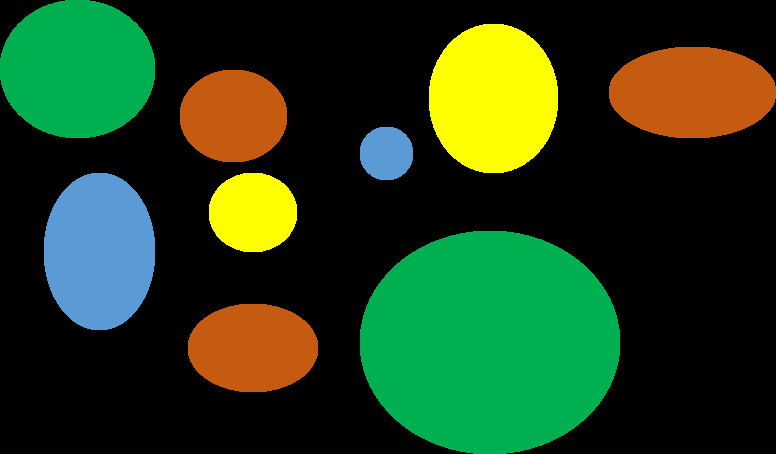
#> input picture TFG/Main Programs/taller-dron-Tello/Lib/imagenes/bolasDiferentesMedidas.png, 776 x 454 px
$ python bolaMasGrande.py
#> lines starting #> are read from the running program, lines starting #| are printed output that depends on the picture; after the words box and inside, x2 and y2 are one past the last pixel; in counts of white or black regions, pixels touching at a corner belong together
import cv2 as cv
import numpy as np

# Diccionario de colores con sus rangos HSV
color_ranges = {
    'amarillo': ([28, 100, 100], [32, 255, 255]),
    'naranja': ([10, 100, 100], [20, 255, 255]),
    'verde': ([50, 100, 100], [80, 255, 255]),
    'azul': ([100, 100, 100], [130, 255, 255])
}

img = cv.imread('imagenes/bolasDiferentesMedidas.png')
#> img is the input picture: shape (454, 776, 3); mean B, G, R 25.5, 61.1, 35.6
img = cv.resize(img, (720, 480))
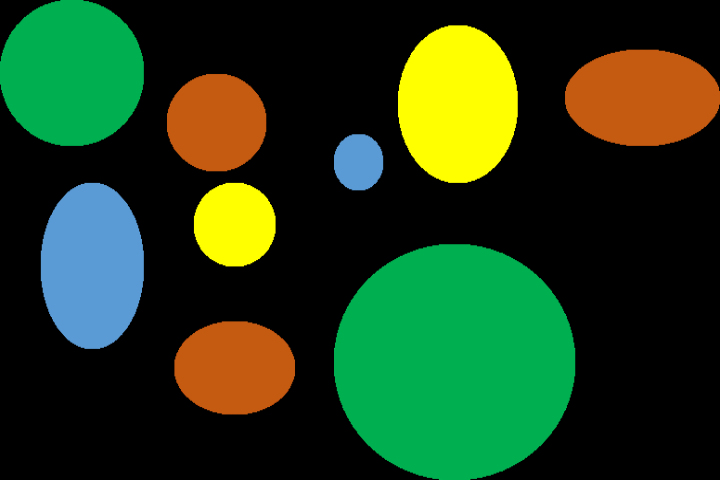
#> img: shape (480, 720, 3); mean B, G, R 25.5, 61.1, 35.6
hsv = cv.cvtColor(img, cv.COLOR_BGR2HSV)
#> hsv: shape (480, 720, 3); mean H, S, V 21.1, 88.1, 72.6

# Variables para guardar el contorno más grande
mayor_contorno = None
mayor_area = 0

kernel = np.ones((5, 5), np.uint8)

# Procesar cada color
for color, (lower, upper) in color_ranges.items():
    lower_np = np.array(lower)
    upper_np = np.array(upper)

    mask = cv.inRange(hsv, lower_np, upper_np)
    erosion = cv.erode(mask, kernel, iterations=2)
    erosion_dilate = cv.dilate(erosion, kernel, iterations=3)

    contours, _ = cv.findContours(erosion_dilate, cv.RETR_TREE, cv.CHAIN_APPROX_SIMPLE)

    for cnt in contours:
        area = cv.contourArea(cnt)
        if area > mayor_area:
            mayor_area = area
            mayor_contorno = cnt
#> this loop made 4 passes
#> pass 1, `mask = cv.inRange(hsv, lower_np, upper_np)`:
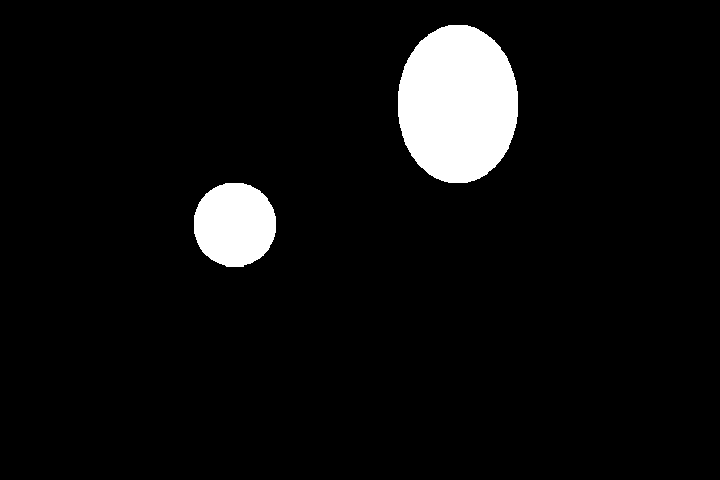
#> mask: shape (480, 720); 6% white; 2 white regions, box (x1, y1, x2, y2) and area: (398, 25, 518, 183) 15073, (194, 183, 276, 267) 5492
#> pass 1, `erosion_dilate = cv.dilate(erosion, kernel, iterations=3)`:
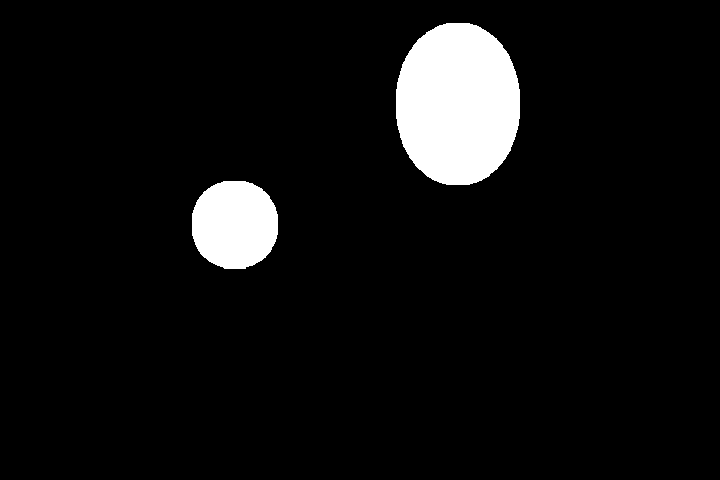
#> erosion_dilate: shape (480, 720); 6.5% white; 2 white regions, box (x1, y1, x2, y2) and area: (396, 23, 520, 185) 16201, (192, 181, 278, 269) 6172
#> pass 2, `mask = cv.inRange(hsv, lower_np, upper_np)`:
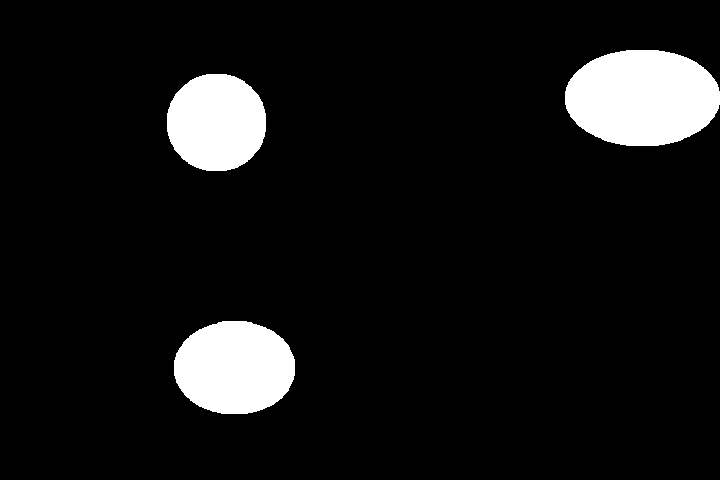
#> mask: shape (480, 720); 8.3% white; 3 white regions, box (x1, y1, x2, y2) and area: (565, 50, 720, 146) 11886, (174, 321, 295, 414) 8976, (167, 74, 266, 171) 7707
#> after the loop:
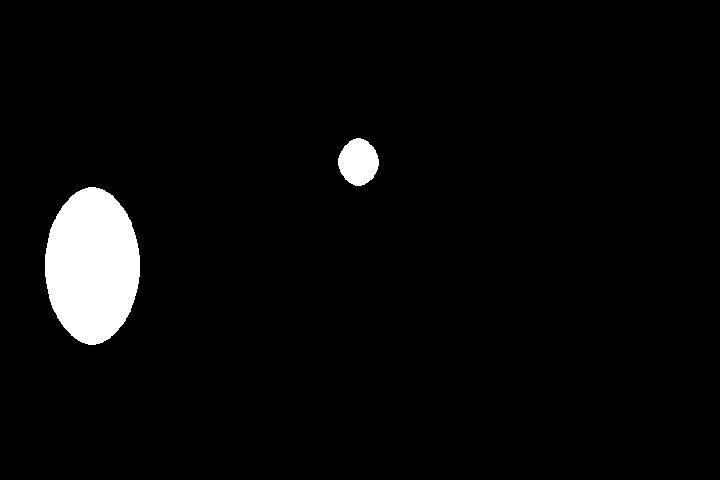
#> erosion: shape (480, 720); 3.8% white; 2 white regions, box (x1, y1, x2, y2) and area: (45, 187, 140, 345) 11534, (338, 138, 379, 186) 1460
#> after the loop:
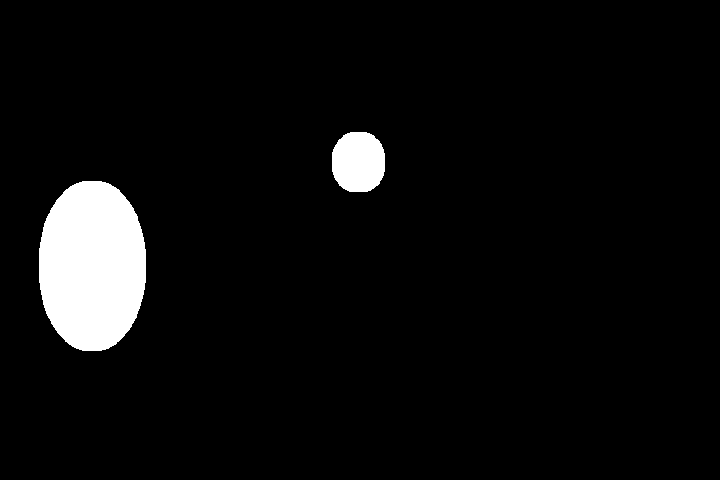
#> erosion_dilate: shape (480, 720); 5% white; 2 white regions, box (x1, y1, x2, y2) and area: (39, 181, 146, 351) 14714, (332, 132, 385, 192) 2672
#> after the loop:
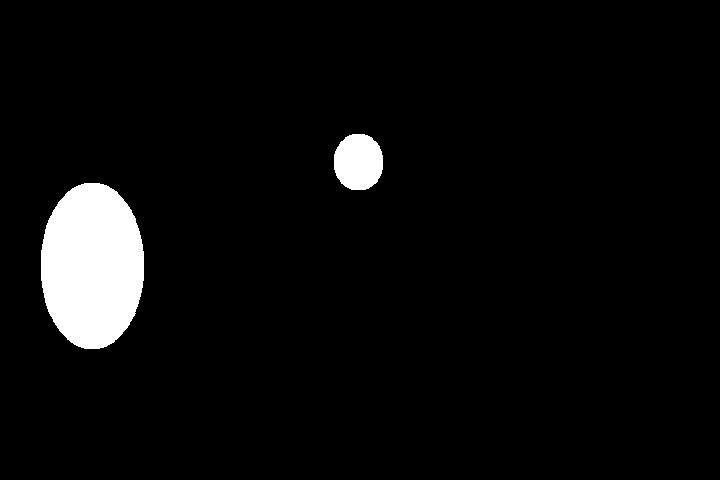
#> mask: shape (480, 720); 4.6% white; 2 white regions, box (x1, y1, x2, y2) and area: (41, 183, 144, 349) 13623, (334, 134, 383, 190) 2236
#> after the loop, mayor_area = 46462; mayor_contorno = contour of 324 points, box (x1, y1, x2, y2) (332, 242, 577, 480), area 46462

# Dibujar solo el contorno más grande (de cualquier color)
if mayor_contorno is not None:
    res = cv.drawContours(img, [mayor_contorno], -1, (0, 255, 0), 3)

cv.imshow("res", img)
cv.waitKey(0)
cv.destroyAllWindows()
